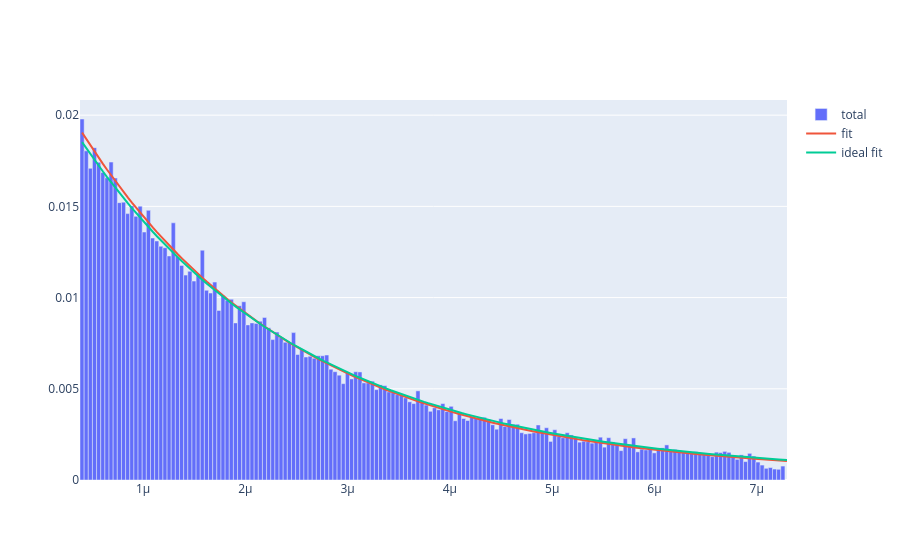

The notebook cell this image was saved under:
### Markdown cell above
## Plot result + Discrepancy analysis

### Code cell
count,edges = np.histogram(data_refact , n_bins_void)


fig = go.Figure()
fig.add_trace(go.Bar(x=edges[:-1], y=count/len(data_refact), name='total', width=np.diff(edges)))

x_fit = np.linspace(min(data_refact) , max(data_refact) , n_bins_void)
y_fit = exp_unif_pdf( x_fit , min(data_refact) , max(data_refact), *full_analysis.values)*np.diff( edges )[0]
y_ideal_fit = exp_unif_pdf(x_fit , min(data_refact) , max(data_refact), full_analysis.values["freq_exp1"], TAU_MU , 0)*np.diff(edges)[0]
fig.add_trace(go.Scatter(x=x_fit, y=y_fit, mode='lines', name='fit', line=dict(shape='linear')))
fig.add_trace(go.Scatter(x=x_fit, y=y_ideal_fit, mode='lines', name='ideal fit', line=dict(shape='linear')))

### Figure 1 — Plotly figure (JSON) as saved in the notebook; plotly's stock layout.template omitted (floating-point values rounded to 4 significant figures; data arrays with more than 128 entries replaced by an {"elided": "..."} marker saying what was removed)
{"data": [{"name": "total", "type": "bar", "width": {"elided": "170 float values"}, "x": {"elided": "170 float values"}, "y": {"elided": "170 float values"}}, {"line": {"shape": "linear"}, "mode": "lines", "name": "fit", "type": "scatter", "x": {"elided": "170 float values"}, "y": {"elided": "170 float values"}}, {"line": {"shape": "linear"}, "mode": "lines", "name": "ideal fit", "type": "scatter", "x": {"elided": "170 float values"}, "y": {"elided": "170 float values"}}], "layout": {}}
